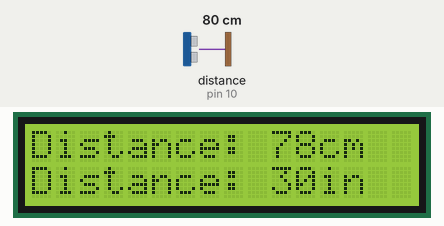
A sketch run on a simulated Arduino Uno, built with avr-gcc and run on an emulated ATmega328P. Shown: 16×2 character LCD. Wiring (inferred from the names in the program): ultrasonic range finder: trigger pin 9; echo pin 10. The test bench sets the inputs (shaded band); at power-on: distance to the obstacle (sensor on pin 10) 80 cm. The echo pulse lasts 58.3 µs per cm.

Above: at 1.28 s.
1.3 s: distance to the obstacle (sensor on pin 10) set to 2 cm
At 2.3 s:
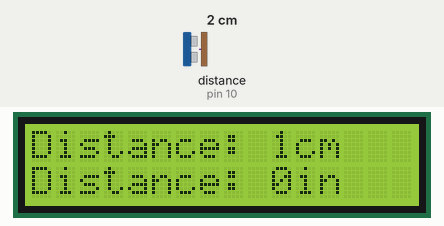
2.8 s: distance to the obstacle (sensor on pin 10) set to 4 cm
At 3.5 s:
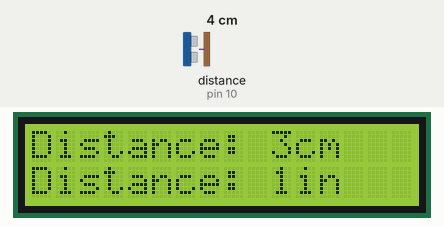
4.3 s: distance to the obstacle (sensor on pin 10) set to 9 cm
At 4.8 s:
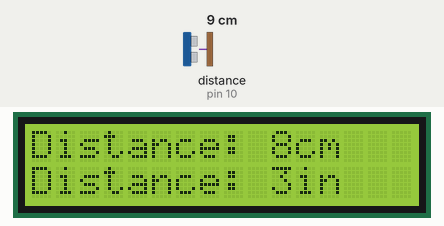
Timing chart, 0 to 7.3 s (numbered marks = the images above; inputs shaded):
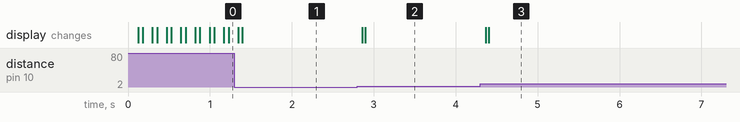

Measured:
- after the input at 1.3 s, the display: first differs from a run without the input after 0.10 s (image 1)
- after the input at 2.8 s, the display: first changes after 0.06 s (image 2 shows a later state)
- after the input at 4.3 s, the display: first changes after 0.07 s (image 3 shows a later state)

The sketch:

Distance_Check_using_UltrasonciSensor_and_LCD_display.ino
```cpp
#include <Wire.h>
#include <LiquidCrystal_I2C.h>
LiquidCrystal_I2C lcd(0x27,16,2);
const int trigPin = 9;
const int echoPin = 10;
long duration;
int Cm,Inch;

void setup() {
lcd.backlight();
lcd.begin(16,2); // Initializes the dimensions of LCD screen
pinMode(trigPin, OUTPUT);
pinMode(echoPin, INPUT);
}

void loop() {
  digitalWrite(trigPin, LOW);
  delayMicroseconds(10);
  digitalWrite(trigPin, HIGH);
  delayMicroseconds(10);
  digitalWrite(trigPin, LOW);
  duration = pulseIn(echoPin, HIGH);
  Cm= duration*0.034/2;
  Inch = duration*0.0133/2;
  lcd.setCursor(0,0);
  lcd.print("Distance: ");
  lcd.print(Cm);
  lcd.print("cm   ");
  delay(10);
  lcd.setCursor(0,1);
  lcd.print("Distance: ");
  lcd.print(Inch);
  lcd.print("in   ");
  delay(10);
}
```
